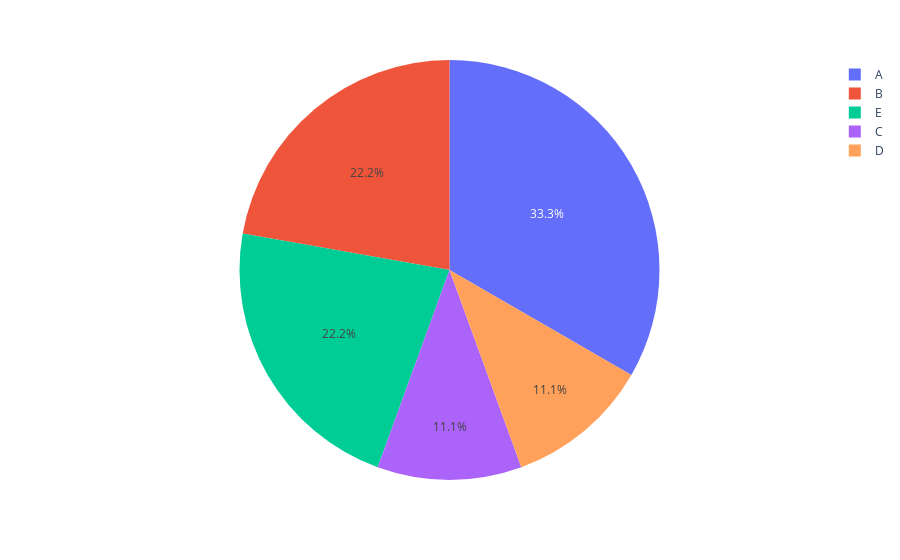

Notebook code for this chart:
### Code cell
import plotly.express as px
df1 = [df.procent, df.maker]
fig = px.pie(df1)
fig.show()

### Figure 1 — Plotly figure (JSON) as saved in the notebook; plotly's stock layout.template omitted (floating-point values rounded to 4 significant figures)
{"data": [{"domain": {"x": [0, 1], "y": [0, 1]}, "hovertemplate": "label=%{label}<extra></extra>", "labels": ["A", "A", "A", "B", "B", "C", "D", "E", "E"], "legendgroup": "", "name": "", "showlegend": true, "type": "pie"}], "layout": {"legend": {"tracegroupgap": 0}, "margin": {"t": 60}}}
